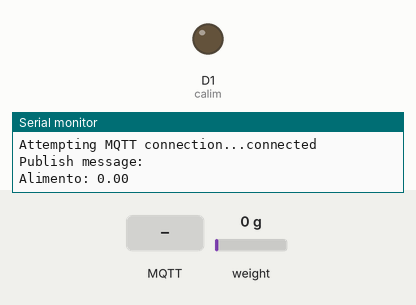
This sketch was run on a simulated ESP8266 (NodeMCU). Shown: output pins drawn as LEDs (lit = HIGH), the last lines printed to the serial monitor. Inputs (shaded band) come from the test bench; at power-on: weight on the scale 0 g. WiFi joins after 1.5 s; servers stay silent unless stated; no MQTT or app messages arrive unless stated.

Above: at 3.7 s.
3.8 s: MQTT message "1" arrives on the first subscribed topic
At 5.1 s:
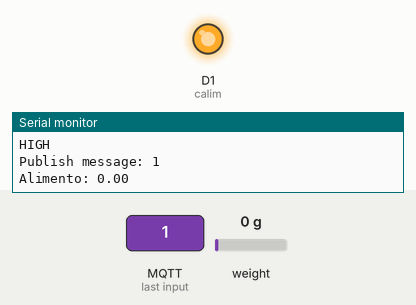
6.8 s: MQTT message "0" arrives on the first subscribed topic
At 7.4 s:
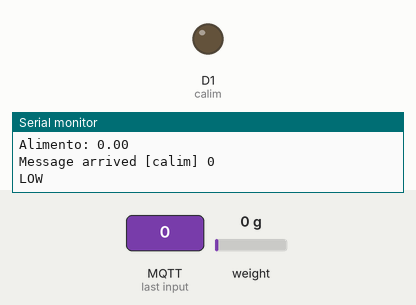
Timing chart, 0 to 9.8 s (numbered marks = the images above; inputs shaded):
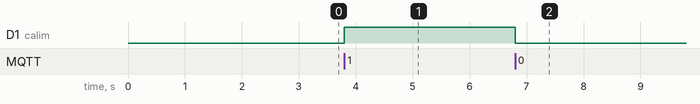

The sketch:

ControlAlimento.ino
```cpp
#include <ESP8266WiFi.h>
#include <PubSubClient.h>
#include <HX711.h>

const int SCALE_DOUT_PIN = D2;
const int SCALE_SCK_PIN = D3;
const int calim = D1;

HX711 scale(SCALE_DOUT_PIN, SCALE_SCK_PIN);

const char* ssid =         "virusin";
const char* password =    "clave666123abczzz";
const char* mqtt_server = "192.168.1.36";

WiFiClient espClient;
PubSubClient client(espClient);
long lastMsg = 0;
char msgCA[50];

char alim[50];
int value = 0;

void setup() {
  pinMode(calim, OUTPUT);
  Serial.begin(115200);
  scale.set_scale();// factor de calibración
  scale.tare();

  setup_wifi();
  client.setServer(mqtt_server, 1883);
  client.setCallback(callback);
}


void setup_wifi() {

  delay(10);

  Serial.println();
  Serial.print("Connecting to ");
  Serial.println(ssid);

  WiFi.begin(ssid, password);

  while (WiFi.status() != WL_CONNECTED) {
    delay(500);
    Serial.print(".");
  }

  Serial.println("");
  Serial.println("WiFi connected");
  Serial.println("IP address: ");
  Serial.println(WiFi.localIP());
}


void callback(char* topic, byte* payload, unsigned int length) {
  Serial.print("Message arrived [");
  Serial.print(topic);
  Serial.print("] ");
  for (int i = 0; i < length; i++) {
    Serial.print((char)payload[i]);
  }
  Serial.println();

  if (strcmp(topic, "calim") == 0){

    if ((char)payload[0] == '0') {
       Serial.println("LOW");
      digitalWrite(calim, LOW);

      snprintf (msgCA, 75, "0");
    }

    if ((char)payload[0] == '1') {
      Serial.println("HIGH");
      digitalWrite(calim, HIGH);

      snprintf (msgCA, 75, "1");
    }
  }
}

void reconnect() {

  while (!client.connected()) {
    Serial.print("Attempting MQTT connection...");

    if (client.connect("ESP8266Cliente4")) {
      Serial.println("connected");

      client.publish("calim", "0");
      client.publish("alim", "-1");

      client.subscribe("calim");
      client.subscribe("alim");
    } else {
      Serial.print("failed, rc=");
      Serial.print(client.state());
      Serial.println("intentando en 5 segundos");

      delay(5000);
    }
  }
}

void loop() {

 if (!client.connected()) {
    reconnect();
  }
  client.loop();

  long now = millis();

  if (now - lastMsg > 2000) {
    lastMsg = now;
    ++value;

    Serial.print("Publish message: ");
    Serial.println(msgCA);
    client.publish("calim", msgCA);

    float weight = scale.get_units(1);

    char balim[75];
    String(weight,2).toCharArray(balim,75);

    snprintf(alim, 75,balim);
    Serial.print("Alimento: ");
    Serial.print(alim);
    client.publish("alim", alim);
    Serial.println();

  }
}
```

Measured:
- after the input at 3.8 s, D1 (calim): LOW → HIGH at once
- after the input at 6.8 s, D1 (calim): HIGH → LOW at once
